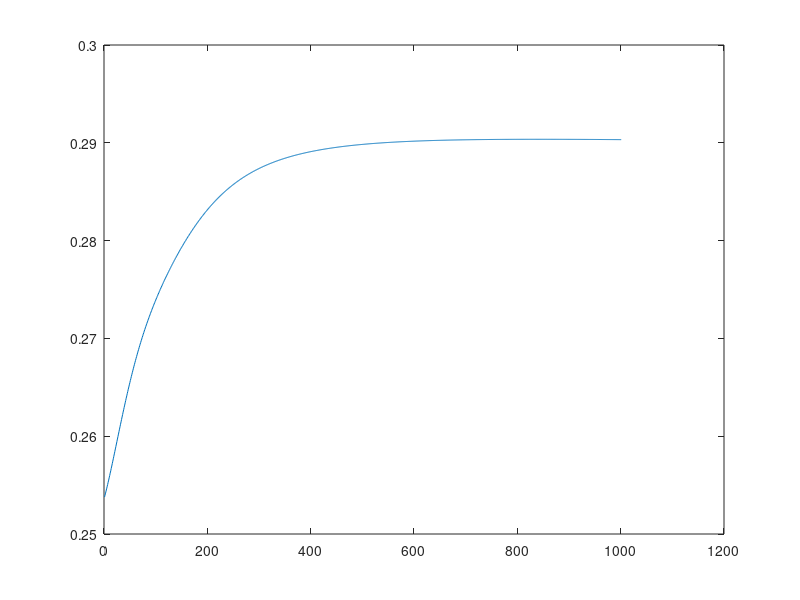

Here is the MATLAB script that generated this plot:
clear;
epoch = 0;
mse = intmax;
Lrate = 0.1;

inputs = [0 0;
         1 0;
         0 1;
         1 1];
 
targets = [0;
          1;
          1;
          0];
      
in2hidden = (2).*rand(2,2) - 1;
hidden2out = (2).*rand(2,1) - 1;

while mse > 0.01
    epoch = epoch + 1;
    for n = 1:4
        
        in = inputs(n,:);
        targ = targets(n,:);
        
        hiddenAct = 1./(1 + exp(-(in * in2hidden)));
        outputAct = 1./(1 + exp(-(hiddenAct * hidden2out)));
        
        sqErr = (targ - outputAct).^2;
        sqErrs(n) = sqErr;
        
        delta2 = Lrate * ((outputAct.*(1-outputAct).*sqErr)' * in)';
        delta1 = Lrate * ((hiddenAct.*(1-hiddenAct).*sqErr)' * in)';
        
        hidden2out = hidden2out - delta2;
        in2hidden = in2hidden - delta1;
    end
    
    mse = mean(sqErrs)
    MSEs(epoch) = mse;
    
    if epoch > 1000
        break;
    end
end
plot(MSEs);